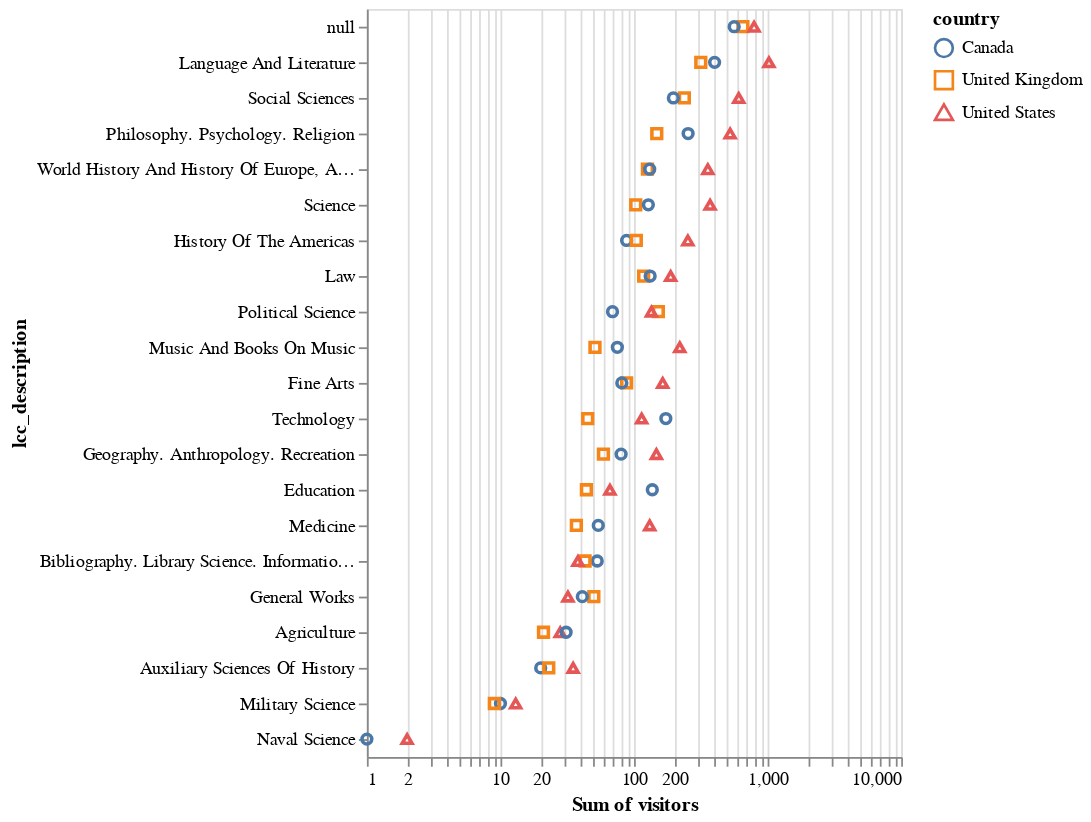

Notebook code cell kept with this figure:
### Markdown cell above
## Log scale on number of visitors

Let's introduce a log scale on X, since the x values distribution is a bit skewed. That way it'll be easier to see the small and large values at the same time.

**With a log scale you shouldn't use bars, since there's no zero-point, so we'll switch to `mark_point()`**

### Code cell
log_symbols_plot = alt.Chart(pageviews).mark_point().encode(
    x = alt.X('sum(visitors)').scale(type='log'),
    y = alt.Y('lcc_description').sort('-x'),
    color = 'country',
    shape = 'country'
)

log_symbols_plot

### Figure 1 — Vega specification as saved in the notebook (floating-point values rounded to 4 significant figures)
{"$schema": "https://vega.github.io/schema/vega/v5.json", "data": [{"name": "source_0"}, {"name": "data_0", "values": [{"country": "Canada", "lcc_description": "Military Science", "sum_visitors": 10}, {"country": "United States", "lcc_description": "History Of The Americas", "sum_visitors": 253}, {"country": "United Kingdom", "lcc_description": "Social Sciences", "sum_visitors": 238}, {"country": "United Kingdom", "lcc_description": null, "sum_visitors": 653}, {"country": "United Kingdom", "lcc_description": "Science", "sum_visitors": 103}, {"country": "Canada", "lcc_description": "Medicine", "sum_visitors": 54}, {"country": "Canada", "lcc_description": "Language And Literature", "sum_visitors": 401}, {"country": "United Kingdom", "lcc_description": "Philosophy. Psychology. Religion", "sum_visitors": 148}, {"country": "United Kingdom", "lcc_description": "World History And History Of Europe, Asia, Africa, Australia, New Zealand, Etc.", "sum_visitors": 126}, {"country": "United Kingdom", "lcc_description": "Language And Literature", "sum_visitors": 316}, {"country": "United States", "lcc_description": "Science", "sum_visitors": 371}, {"country": "Canada", "lcc_description": null, "sum_visitors": 562}, {"country": "United States", "lcc_description": "Fine Arts", "sum_visitors": 164}, {"country": "United States", "lcc_description": "Philosophy. Psychology. Religion", "sum_visitors": 524}, {"country": "United States", "lcc_description": "Social Sciences", "sum_visitors": 608}, {"country": "United Kingdom", "lcc_description": "Education", "sum_visitors": 44}, {"country": "Canada", "lcc_description": "Social Sciences", "sum_visitors": 197}, {"country": "Canada", "lcc_description": "Bibliography. Library Science. Information Resources (General)", "sum_visitors": 53}, {"country": "United States", "lcc_description": null, "sum_visitors": 792}, {"country": "United Kingdom", "lcc_description": "Law", "sum_visitors": 118}, {"country": "Canada", "lcc_description": "Education", "sum_visitors": 137}, {"country": "Canada", "lcc_description": "Music And Books On Music", "sum_visitors": 75}, {"country": "United Kingdom", "lcc_description": "Fine Arts", "sum_visitors": 88}, {"country": "Canada", "lcc_description": "World History And History Of Europe, Asia, Africa, Australia, New Zealand, Etc.", "sum_visitors": 131}, {"country": "United States", "lcc_description": "Language And Literature", "sum_visitors": 1023}, {"country": "Canada", "lcc_description": "Law", "sum_visitors": 132}, {"country": "United States", "lcc_description": "Geography. Anthropology. Recreation", "sum_visitors": 147}, {"country": "United States", "lcc_description": "Law", "sum_visitors": 188}, {"country": "United Kingdom", "lcc_description": "Bibliography. Library Science. Information Resources (General)", "sum_visitors": 43}, {"country": "United Kingdom", "lcc_description": "General Works", "sum_visitors": 50}, {"country": "United States", "lcc_description": "Agriculture", "sum_visitors": 28}, {"country": "United Kingdom", "lcc_description": "Political Science", "sum_visitors": 152}, {"country": "United Kingdom", "lcc_description": "Geography. Anthropology. Recreation", "sum_visitors": 59}, {"country": "Canada", "lcc_description": "Geography. Anthropology. Recreation", "sum_visitors": 80}, {"country": "Canada", "lcc_description": "Philosophy. Psychology. Religion", "sum_visitors": 254}, {"country": "Canada", "lcc_description": "General Works", "sum_visitors": 41}, {"country": "Canada", "lcc_description": "Science", "sum_visitors": 128}, {"country": "United States", "lcc_description": "Technology", "sum_visitors": 114}, {"country": "United States", "lcc_description": "World History And History Of Europe, Asia, Africa, Australia, New Zealand, Etc.", "sum_visitors": 357}, {"country": "United Kingdom", "lcc_description": "Agriculture", "sum_visitors": 21}, {"country": "Canada", "lcc_description": "History Of The Americas", "sum_visitors": 88}, {"country": "United States", "lcc_description": "General Works", "sum_visitors": 32}, {"country": "United Kingdom", "lcc_description": "Music And Books On Music", "sum_visitors": 51}, {"country": "Canada", "lcc_description": "Technology", "sum_visitors": 173}, {"country": "United States", "lcc_description": "Music And Books On Music", "sum_visitors": 220}, {"country": "Canada", "lcc_description": "Political Science", "sum_visitors": 69}, {"country": "United States", "lcc_description": "Education", "sum_visitors": 66}, {"country": "United States", "lcc_description": "Auxiliary Sciences Of History", "sum_visitors": 35}, {"country": "Canada", "lcc_description": "Auxiliary Sciences Of History", "sum_visitors": 20}, {"country": "United Kingdom", "lcc_description": "History Of The Americas", "sum_visitors": 104}, {"country": "United States", "lcc_description": "Medicine", "sum_visitors": 131}, {"country": "United States", "lcc_description": "Military Science", "sum_visitors": 13}, {"country": "Canada", "lcc_description": "Fine Arts", "sum_visitors": 81}, {"country": "United States", "lcc_description": "Political Science", "sum_visitors": 135}, {"country": "United Kingdom", "lcc_description": "Auxiliary Sciences Of History", "sum_visitors": 23}, {"country": "Canada", "lcc_description": "Agriculture", "sum_visitors": 31}, {"country": "United States", "lcc_description": "Bibliography. Library Science. Information Resources (General)", "sum_visitors": 38}, {"country": "United Kingdom", "lcc_description": "Technology", "sum_visitors": 45}, {"country": "United Kingdom", "lcc_description": "Medicine", "sum_visitors": 37}, {"country": "United Kingdom", "lcc_description": "Military Science", "sum_visitors": 9}, {"country": "United States", "lcc_description": "Naval Science", "sum_visitors": 2}, {"country": "Canada", "lcc_description": "Naval Science", "sum_visitors": 1}]}, {"name": "source_0_y_domain_lcc_description", "values": [{"lcc_description": "Military Science", "sort_field": 32}, {"lcc_description": "History Of The Americas", "sort_field": 445}, {"lcc_description": "Social Sciences", "sort_field": 1043}, {"lcc_description": null, "sort_field": 2007}, {"lcc_description": "Science", "sort_field": 602}, {"lcc_description": "Medicine", "sort_field": 222}, {"lcc_description": "Language And Literature", "sort_field": 1740}, {"lcc_description": "Philosophy. Psychology. Religion", "sort_field": 926}, {"lcc_description": "World History And History Of Europe, Asia, Africa, Australia, New Zealand, Etc.", "sort_field": 614}, {"lcc_description": "Fine Arts", "sort_field": 333}, {"lcc_description": "Education", "sort_field": 247}, {"lcc_description": "Bibliography. Library Science. Information Resources (General)", "sort_field": 134}, {"lcc_description": "Law", "sort_field": 438}, {"lcc_description": "Music And Books On Music", "sort_field": 346}, {"lcc_description": "Geography. Anthropology. Recreation", "sort_field": 286}, {"lcc_description": "General Works", "sort_field": 123}, {"lcc_description": "Agriculture", "sort_field": 80}, {"lcc_description": "Political Science", "sort_field": 356}, {"lcc_description": "Technology", "sort_field": 332}, {"lcc_description": "Auxiliary Sciences Of History", "sort_field": 78}, {"lcc_description": "Naval Science", "sort_field": 3}]}, {"name": "data_0_color_domain_country", "values": [{"country": "Canada"}, {"country": "United States"}, {"country": "United Kingdom"}]}, {"name": "data_0_shape_domain_country", "values": [{"country": "Canada"}, {"country": "United States"}, {"country": "United Kingdom"}]}], "signals": [{"name": "y_step", "value": 20}, {"name": "height", "update": "bandspace(domain('y').length, 1, 0.5) * y_step"}], "marks": [{"type": "symbol", "name": "marks", "from": {"data": "data_0"}, "encode": {"update": {"ariaRoleDescription": {"value": "point"}, "stroke": {"field": "country", "scale": "color"}, "y": {"field": "lcc_description", "scale": "y"}, "x": {"field": "sum_visitors", "scale": "x"}, "description": {"signal": "\"Sum of visitors: \" + (format(datum[\"sum_visitors\"], \"\")) + \"; lcc_description: \" + (isValid(datum[\"lcc_description\"]) ? datum[\"lcc_description\"] : \"\"+datum[\"lcc_description\"]) + \"; country: \" + (isValid(datum[\"country\"]) ? datum[\"country\"] : \"\"+datum[\"country\"])"}, "shape": {"field": "country", "scale": "shape"}, "fill": {"value": "transparent"}}}, "style": ["point"]}], "scales": [{"name": "x", "type": "log", "domain": {"data": "data_0", "field": "sum_visitors"}, "range": [0, {"signal": "width"}], "nice": true}, {"name": "y", "type": "point", "domain": {"data": "source_0_y_domain_lcc_description", "field": "lcc_description", "sort": {"op": "max", "field": "sort_field", "order": "descending"}}, "range": {"step": {"signal": "y_step"}}, "padding": 0.5}, {"name": "color", "type": "ordinal", "domain": {"data": "data_0_color_domain_country", "field": "country", "sort": true}, "range": "category"}, {"name": "shape", "type": "ordinal", "domain": {"data": "data_0_shape_domain_country", "field": "country", "sort": true}, "range": "symbol"}], "axes": [{"scale": "x", "maxExtent": 0, "labels": false, "orient": "bottom", "aria": false, "grid": true, "minExtent": 0, "gridScale": "y", "zindex": 0, "domain": false, "ticks": false}, {"scale": "x", "labelOverlap": "greedy", "labelFlush": true, "grid": false, "orient": "bottom", "zindex": 0, "title": "Sum of visitors"}, {"scale": "y", "zindex": 0, "title": "lcc_description", "orient": "left", "grid": false}], "background": "white", "padding": 5, "width": 300, "legends": [{"stroke": "color", "symbolType": "circle", "title": "country", "encode": {"symbols": {"update": {"fill": {"value": "transparent"}}}}, "shape": "shape"}], "style": "cell"}
